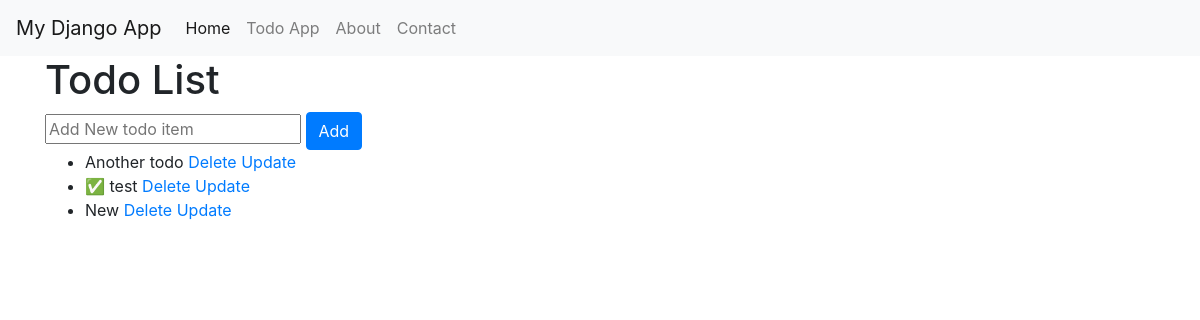
The page /todos/ on the database its author committed.
### myapp/models.py (models this page shows)
class TodoItem(models.Model):
    title = models.CharField(max_length=200)
    completed = models.BooleanField(default=False)

### myapp/views.py (the view)
# urls.py: path("todos/", views.todos, name="todos"),
def todos(request):
    if request.method == "POST":
        new_todo = request.POST.get("new_todo")
        TodoItem.objects.create(title=new_todo)
    items = TodoItem.objects.all()
    return render(request, "todos.html", {"todos": items})

### myapp/templates/todos.html (shortened to what this page needs)
{% extends "base.html" %}  {% block content %}
<h1>Todo List</h1>
<form method="post">
  <input type="text" name="new_todo" placeholder="Add New todo item" required />
  <button type="submit" class="btn btn-primary">Add</button>
</form>
<ul>
  {% for todo in todos %}
    <li>
      {% if todo.completed %}
        ✅ {{ todo.title }}
      {% else %}
        {{todo.title }}
      {% endif %}
      <a href="/delete_todo/{{todo.id}}">Delete</a>
      <a href="/toggle_todo/{{todo.id}}">Update</a>
    </li>
  {% empty %}
    <li>No todo items yet.</li>
  {% endfor %}
</ul>
{% endblock %}

### rows shown on the page
TodoItem: title "Another todo"
TodoItem: title "test"
TodoItem: title "New"
